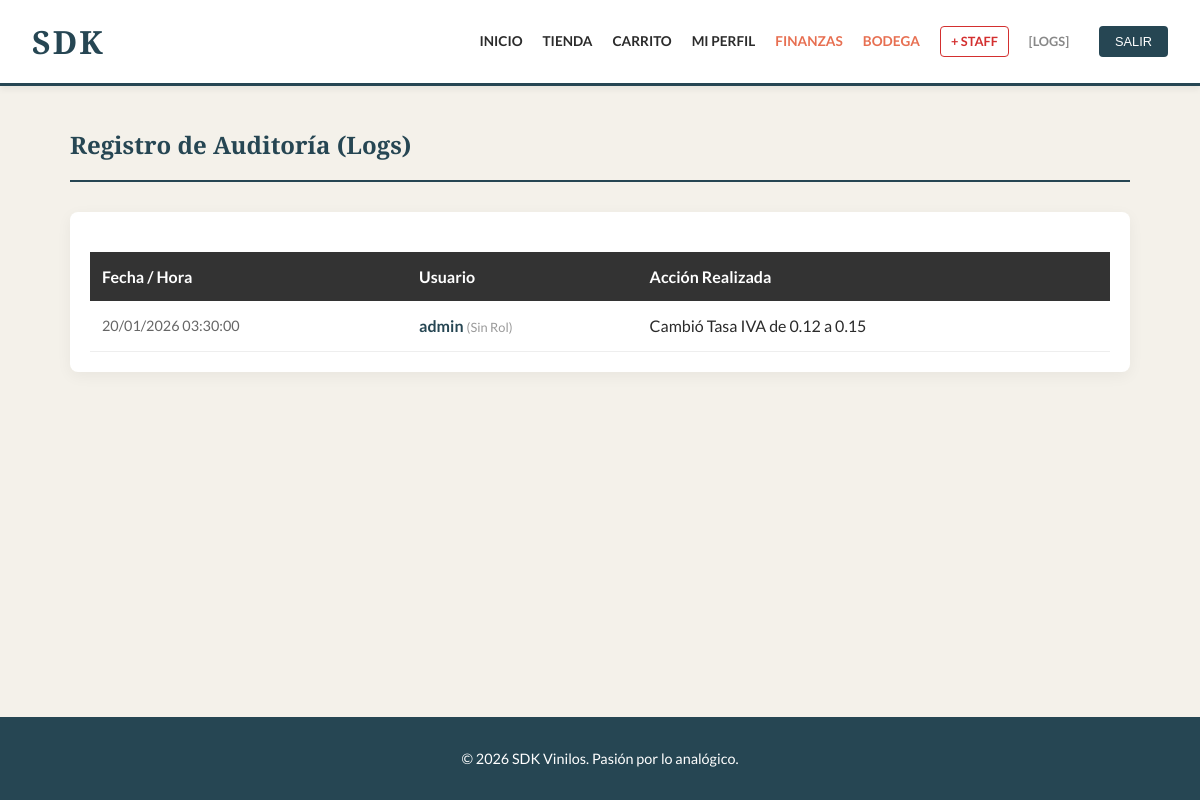
The app's page /gestion/logs/ (signed in), older data.
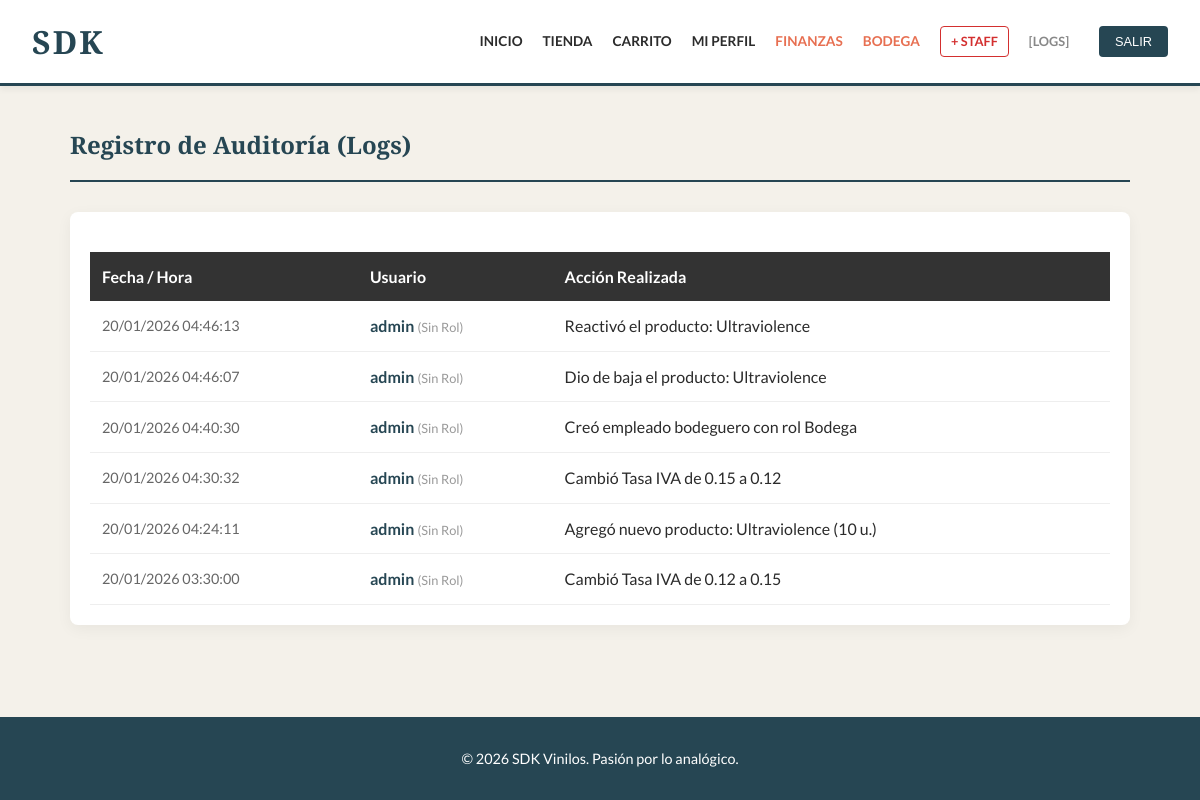
The same page, newer data.
### tienda/models.py (models this page shows, shortened)
class LogAuditoria(models.Model):
    usuario = models.ForeignKey(User, on_delete=models.SET_NULL, null=True)
    accion = models.CharField(max_length=255)
    fecha = models.DateTimeField(auto_now_add=True)

### tienda/views.py (the view)
# urls.py: path('gestion/logs/', views.vistaLogs, name='ver_logs'), # Solo Admin
@user_passes_test(lambda u: u.is_superuser)
def vistaLogs(request):
    logs = LogAuditoria.objects.all().order_by('-fecha')[:100]
    return render(request, 'tienda/admin_logs.html', {'logs': logs})

### tienda/templatetags/roles.py (called while the page is built)
@register.filter(name='tiene_rol')
def tiene_rol(user, nombre_grupo):
    if user.is_superuser:
        return True
    return user.groups.filter(name=nombre_grupo).exists()

### tienda/templates/tienda/admin_logs.html
{% extends 'tienda/base.html' %}
{% block content %}
<h2 style="border-bottom: 2px solid var(--secundario); padding-bottom: 15px; margin-bottom: 30px;">
    Registro de Auditoría (Logs)
</h2>
<div style="background: #fff; padding: 20px; border-radius: 8px; box-shadow: 0 4px 15px rgba(0,0,0,0.05);">
    <table style="width: 100%; border-collapse: collapse;">
        <thead>
            <tr style="background: #333; color: #fff;">
                <th style="padding: 12px; text-align: left;">Fecha / Hora</th>
                <th style="padding: 12px; text-align: left;">Usuario</th>
                <th style="padding: 12px; text-align: left;">Acción Realizada</th>
            </tr>
        </thead>
        <tbody>
            {% for log in logs %}
            <tr style="border-bottom: 1px solid #eee;">
                <td style="padding: 12px; color: #666; font-size: 0.9rem;">
                    {{ log.fecha|date:"d/m/Y H:i:s" }}
                </td>
                <td style="padding: 12px; font-weight: bold; color: var(--secundario);">
                    {% if log.usuario %}
                        {{ log.usuario.username }}
                        <span style="font-weight: normal; font-size: 0.8rem; color: #999;">
                            ({{ log.usuario.groups.first.name|default:"Sin Rol" }})
                        </span>
                    {% else %}
                        Anónimo
                    {% endif %}
                </td>
                <td style="padding: 12px;">
                    {{ log.accion }}
                </td>
            </tr>
            {% empty %}
            <tr>
                <td colspan="3" style="padding: 30px; text-align: center; color: #999;">
                    El sistema está limpio. No hay registros aún.
                </td>
            </tr>
            {% endfor %}
        </tbody>
    </table>
</div>
{% endblock %}

Row changes from the older to the newer data that the page shows:
added LogAuditoria: fecha "20/01/2026 04:46:13", usuario.username "admin", usuario.groups.first.name "Sin Rol", accion "Reactivó el producto: Ultraviolence"
added LogAuditoria: fecha "20/01/2026 04:46:07", usuario.username "admin", usuario.groups.first.name "Sin Rol", accion "Dio de baja el producto: Ultraviolence"
added LogAuditoria: fecha "20/01/2026 04:40:30", usuario.username "admin", usuario.groups.first.name "Sin Rol", accion "Creó empleado bodeguero con rol Bodega"
added LogAuditoria: fecha "20/01/2026 04:30:32", usuario.username "admin", usuario.groups.first.name "Sin Rol", accion "Cambió Tasa IVA de 0.15 a 0.12"
added LogAuditoria: fecha "20/01/2026 04:24:11", usuario.username "admin", usuario.groups.first.name "Sin Rol", accion "Agregó nuevo producto: Ultraviolence (10 u.)"
